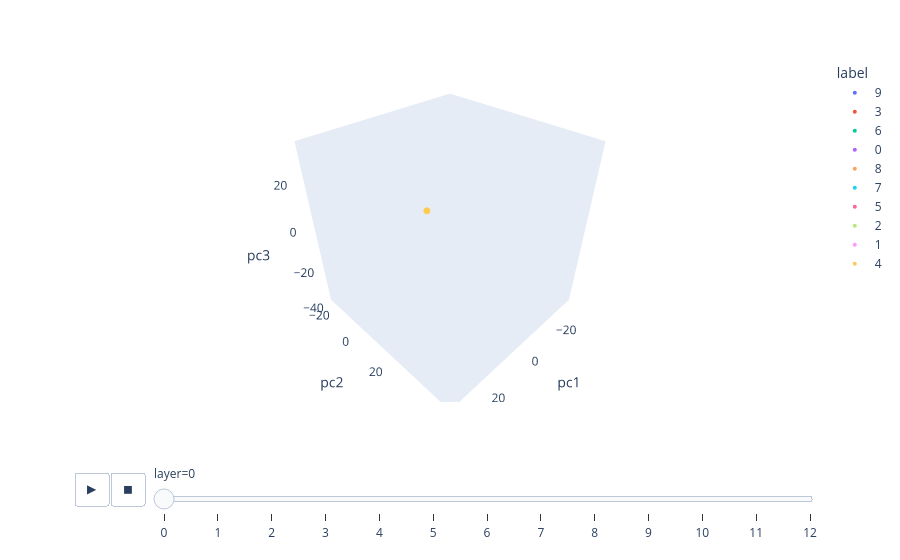

The code cell stored with this chart in its notebook:
### Code cell
# cls_hidden_states: (B, L, D) on CPU
cls_np = cls_hidden_states.numpy()
B, L, D = cls_np.shape

# labels: length-B tuple
labels = np.array(labels)

# ---- 1. Normalize per layer (same as you had) ----
layer_mean = cls_np.mean(axis=0)  # (L, D)
layer_std = cls_np.std(axis=0, ddof=1) + 1e-6  # (L, D)
cls_norm = (cls_np - layer_mean) / layer_std  # (B, L, D)


# ---- 2. Orthogonal Procrustes helper (rotation + translation, no scaling) ----
def align_to_reference(ref, X):
    """
    Align X to ref with an orthogonal Procrustes transform:
    find R s.t. X R ~ ref (minimizing Frobenius norm),
    and add back ref mean.
    ref, X: (B, 3)
    """
    ref_mean = ref.mean(axis=0, keepdims=True)
    X_mean = X.mean(axis=0, keepdims=True)

    ref0 = ref - ref_mean
    X0 = X - X_mean

    # YR ≈ X  => here we want X0 @ R ≈ ref0
    # solve for R via SVD of X0^T ref0
    U, _, VT = np.linalg.svd(X0.T @ ref0, full_matrices=False)
    R = U @ VT  # (3, 3), rotation

    X_aligned = X0 @ R + ref_mean  # (B, 3)
    return X_aligned


# ---- 3. Choose a reference layer and compute its 3D PCA ----
align_idx = L - 1  # e.g. last layer as reference
pca_ref = PCA(n_components=3)
ref_3d = pca_ref.fit_transform(cls_norm[:, align_idx, :])  # (B, 3)

# ---- 4. For each layer: PCA -> align to reference ----
coords_aligned = np.zeros((B, L, 3), dtype=np.float32)

for t in range(L):
    pca_t = PCA(n_components=3)
    X_t_3d = pca_t.fit_transform(cls_norm[:, t, :])  # (B, 3)
    X_t_aligned = align_to_reference(ref_3d, X_t_3d)  # (B, 3)
    coords_aligned[:, t, :] = X_t_aligned

# ---- 5. Build DataFrame ----
coords_flat = coords_aligned.reshape(B * L, 3)

df = pd.DataFrame(
    {
        "pc1": coords_flat[:, 0],
        "pc2": coords_flat[:, 1],
        "pc3": coords_flat[:, 2],
        "layer": np.tile(np.arange(L), B),
        "sample": np.repeat(np.arange(B), L),
        "label": np.repeat(labels, L).astype(str),
    }
)

# ---- 6. Fixed axes (global min/max over all layers) ----
pad = 0.05


def padded_range(col, pad=0.05):
    vmin, vmax = col.min(), col.max()
    span = vmax - vmin
    if span == 0:
        span = 1.0
    return [vmin - pad * span, vmax + pad * span]


x_range = padded_range(df["pc1"], pad)
y_range = padded_range(df["pc2"], pad)
z_range = padded_range(df["pc3"], pad)

# ---- 7. Plot: PCA per layer + Procrustes alignment, animated over layers ----
fig = px.scatter_3d(
    df,
    x="pc1",
    y="pc2",
    z="pc3",
    animation_frame="layer",
    color="label",
    hover_data=["sample", "label"],
)

fig.update_layout(
    scene=dict(
        xaxis=dict(range=x_range),
        yaxis=dict(range=y_range),
        zaxis=dict(range=z_range),
        aspectmode="cube",
    )
)
fig.update_traces(marker_size=4)

fig.show()
